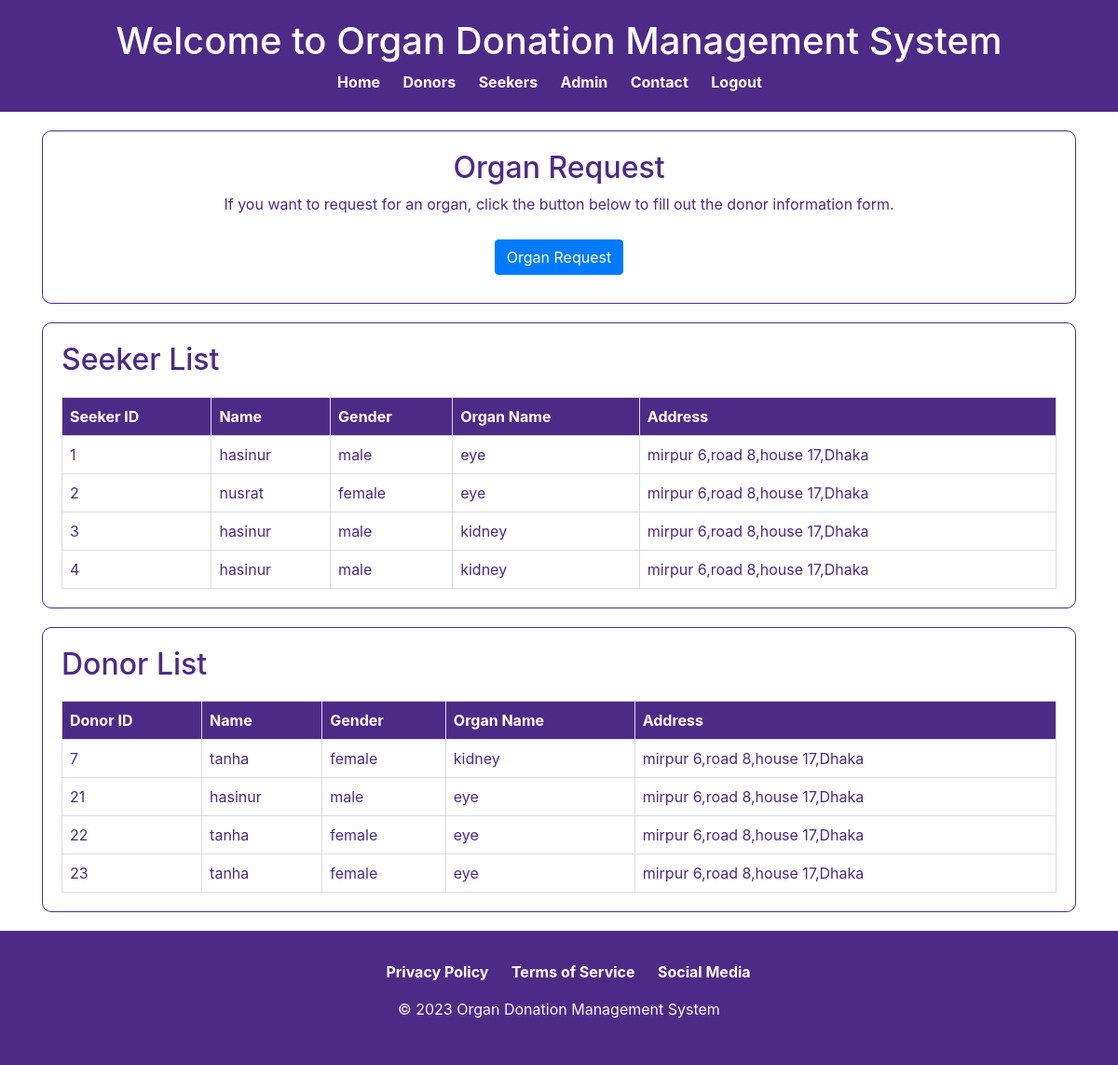
/seeker.php (signed in), run on the app's committed database.
### tables this page shows
CREATE TABLE `seeker_info` (
  `seeker_id` int(20) NOT NULL,
  `seeker_name` varchar(50) NOT NULL,
  `address` varchar(255) NOT NULL,
  `contact` varchar(15) NOT NULL,
  `email` varchar(255) NOT NULL,
  `dob` varchar(255) NOT NULL,
  `gender` varchar(10) NOT NULL,
  `blood_group` varchar(30) NOT NULL,
  `organ_name` varchar(30) NOT NULL,
  `relation_with_seeker` varchar(30) NOT NULL,
  `consent` blob NOT NULL,
  `seeker_signature` blob NOT NULL
);

CREATE TABLE `donor_info` (
  `donor_id` int(20) NOT NULL,
  `donor_name` varchar(20) NOT NULL,
  `email` varchar(255) NOT NULL,
  `contact` varchar(15) NOT NULL,
  `address` varchar(255) NOT NULL,
  `dob` date NOT NULL,
  `gender` varchar(10) NOT NULL,
  `blood_group` varchar(20) NOT NULL,
  `organ_name` varchar(20) NOT NULL,
  `consent` blob NOT NULL,
  `donor_signature` blob NOT NULL
);

### seeker.php (the view, shortened to what this page needs)
<?php
$servername = "localhost";
$username = "root";
$password = "";
$dbname = "idp_project";
$conn = new mysqli($servername, $username, $password, $dbname);
$donorSql = "SELECT donor_id, donor_name, dob, gender, organ_name, blood_group, email, contact, address FROM donor_info";
$donorResult = $conn->query($donorSql);
$seekerSql = "SELECT seeker_id, seeker_name, dob, gender, organ_name, blood_group, relation_with_seeker, email, contact, address FROM seeker_info";
$seekerResult = $conn->query($seekerSql);
?>
<!DOCTYPE html>
<html lang="en">
<head>
    <link rel="stylesheet" href="https://stackpath.bootstrapcdn.com/bootstrap/4.3.1/css/bootstrap.min.css"
>
    <link rel="stylesheet" href="home.css">
</head>
<body>
<header>
        <h1>Welcome to Organ Donation Management System</h1>
        <nav>
            <ul>
                <li><a href="home.php">Home</a></li>
                <li><a href="donor.php">Donors</a></li>
                <li><a href="seeker.php">Seekers</a></li>
                <li><a href="admin.php">Admin</a></li>
                <li><a href="contact.php">Contact</a></li>
                <?php
if (isset($_SESSION['username'])) {
    echo '<li><a href="logout.php">Logout</a></li>';
}
?>
            </ul>
        </nav>
    </header>
    <div class="container">
    <section class="registration-login-section">
            <h2>Organ Request</h2>
            <p>If you want to request for an organ, click the button below to fill out the donor information form.</p>
            <a href="request.php" class="btn btn-primary">Organ Request</a>
        </section>
        <section>
            <h2>Seeker List</h2>
            <table border="1">
                <thead>
                    <tr>
                        <th>Seeker ID</th>
                        <th>Name</th>
                        <th>Gender</th>
                        <th>Organ Name</th>
                        <th>Address</th>
                    </tr>
                </thead>
                <tbody>
                    <?php
                    if ($seekerResult->num_rows > 0) {
                        while ($row = $seekerResult->fetch_assoc()) {
                            echo "<tr>";
                            echo "<td>" . $row["seeker_id"] . "</td>";
                            echo "<td>" . $row["seeker_name"] . "</td>";
                            echo "<td>" . $row["gender"] . "</td>";
                            echo "<td>" . $row["organ_name"] . "</td>";
                            echo "<td>" . $row["address"] . "</td>";
                            echo "</tr>";
                        }
                    } else {
                        echo "<tr><td colspan='10'>No seekers found</td></tr>";
                    }
                    ?>
                </tbody>
            </table>
        </section>
        <section>
            <h2>Donor List</h2>
            <table border="1">
                <thead>
                    <tr>
                        <th>Donor ID</th>
                        <th>Name</th>
                        <th>Gender</th>
                        <th>Organ Name</th>
                        <th>Address</th>
                    </tr>
                </thead>
                <tbody>
                    <?php
                    if ($donorResult->num_rows > 0) {
                        while ($row = $donorResult->fetch_assoc()) {
                            echo "<tr>";
                            echo "<td>" . $row["donor_id"] . "</td>";
                            echo "<td>" . $row["donor_name"] . "</td>";
                            echo "<td>" . $row["gender"] . "</td>";
                            echo "<td>" . $row["organ_name"] . "</td>";
                            echo "<td>" . $row["address"] . "</td>";
                            echo "</tr>";
                        }
                    } else {
                        echo "<tr><td colspan='9'>No donors found</td></tr>";
                    }
                    ?>
                </tbody>
            </table>
        </section>
    </div>
    <footer>
        <div class="footer-container">
            <ul>
                <li><a href="#" style="color: #fff; font-weight: bold;">Privacy Policy</a></li>
                <li><a href="#" style="color: #fff; font-weight: bold;">Terms of Service</a></li>
                <li><a href="#" style="color: #fff; font-weight: bold;">Social Media</a></li>
            </ul>
            <p>&copy; 2023 Organ Donation Management System</p>
        </div>
    </footer>
</body>
</html>

### home.css (style rules this page uses)
body { background-color: #ffffff; color: #4e2a87; display: flex; flex-direction: column; min-height: 100vh; }
header { background-color: #4e2a87; color: #ffffff; padding: 20px 0; text-align: center; }
nav ul { list-style-type: none; margin: 0; padding: 0; }
nav ul li { display: inline; margin-right: 20px; }
nav a { text-decoration: none; color: #fff; font-weight: bold; }
section { margin: 20px 0; padding: 20px; background-color: #ffffff; border: 1px solid #4e2a87; border-radius: 10px; overflow: hidden; }
section h2 { color: #4e2a87; }
footer { background-color: #4e2a87; color: #f8f9fa; text-align: center; padding: 2rem; width: 100%; }
footer ul { list-style: none; text-align: center; }
footer ul li { display: inline; margin-right: 20px; color: #fff; font-weight: bold; }
.registration-login-section, .contact-section, .picture-section { text-align: center; margin-top: 20px; }
.registration-login-section a, .contact-section a { margin: 10px; }

### seeker.php (style rules this page uses)
table { width: 100%; border-collapse: collapse; margin-top: 20px; }
table, th, td { border: 1px solid #ddd; }
th, td { padding: 8px; text-align: left; }
th { background-color: #4e2a87; color: #fff; }

### data on the page
seeker_info: seeker_id "1", seeker_name "hasinur", gender "male", organ_name "eye", address "mirpur 6,road 8,house 17,Dhaka"
seeker_info: seeker_id "2", seeker_name "nusrat", gender "female", organ_name "eye", address "mirpur 6,road 8,house 17,Dhaka"
seeker_info: seeker_id "3", seeker_name "hasinur", gender "male", organ_name "kidney", address "mirpur 6,road 8,house 17,Dhaka"
seeker_info: seeker_id "4", seeker_name "hasinur", gender "male", organ_name "kidney", address "mirpur 6,road 8,house 17,Dhaka"
donor_info: donor_id "7", donor_name "tanha", gender "female", organ_name "kidney", address "mirpur 6,road 8,house 17,Dhaka"
donor_info: donor_id "21", donor_name "hasinur", gender "male", organ_name "eye", address "mirpur 6,road 8,house 17,Dhaka"
donor_info: donor_id "22", donor_name "tanha", gender "female", organ_name "eye", address "mirpur 6,road 8,house 17,Dhaka"
donor_info: donor_id "23", donor_name "tanha", gender "female", organ_name "eye", address "mirpur 6,road 8,house 17,Dhaka"
